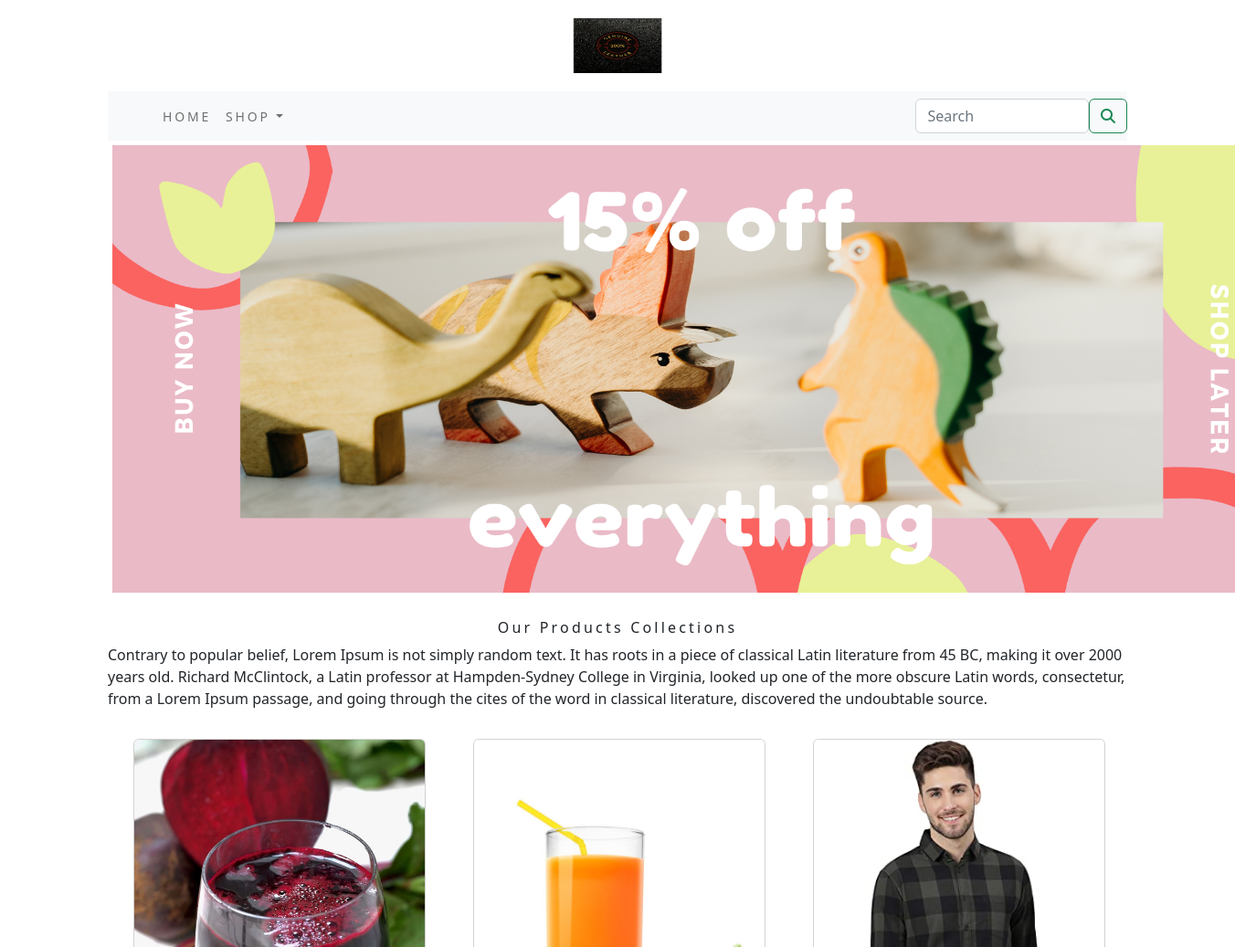
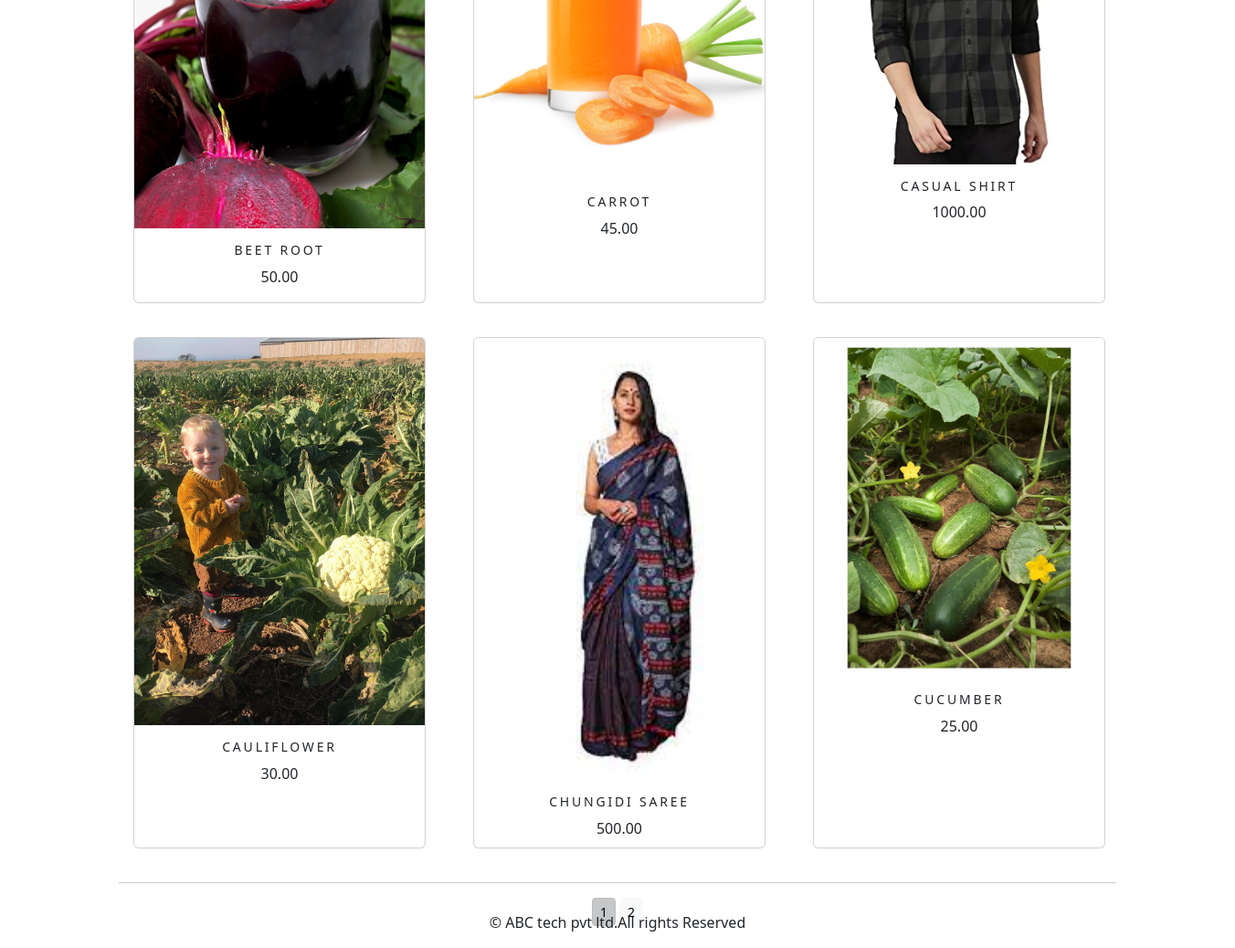
The app's page /shop/ with its own data (2 pictures, top to bottom).
### shop/models.py (models this page shows, shortened)
class Product(models.Model):
    objects = None
    name = models.CharField(max_length=250, unique=True)
    slug = models.SlugField(max_length=250, unique=True)
    description = models.TextField(blank=True)
    price = models.DecimalField(max_digits=10, decimal_places=2)
    category = models.ForeignKey(Category, on_delete=models.CASCADE)
    image = models.ImageField(upload_to='product', blank=True, null=True)
    stock = models.IntegerField()
    available = models.BooleanField(default=True)
    created = models.DateTimeField(auto_now_add=True)
    updated = models.DateTimeField(auto_now=True)
    def get_url(self):
        return reverse('shop:prodCatdetail', args=[self.category.slug,self.slug])
    class Meta:
        ordering = ('name',)
        verbose_name = 'product'
        verbose_name_plural = 'products'

### shop/views.py (the view)
# urls.py: path('',views.allProdCat,name='allProdCat'),
def allProdCat(request,c_slug=None):
    c_page=None
    products_list=None
    if c_slug!=None:
        c_page=get_object_or_404(Category,slug=c_slug)
        products_list=Product.objects.all().filter(category=c_page,available=True)
    else:
        products_list=Product.objects.all().filter(available=True)
    paginator=Paginator(products_list,6)
    try:
        page=int(request.GET.get('page','1'))
    except:
        page=1
    try:
        products=paginator.page(page)
    except (EmptyPage,InvalidPage):
        products=paginator.page(paginator.num_pages)
    return render(request,"category.html",{'category':c_page,'products':products})

### cart/contex_processors.py (called while the page is built)
def counter(request, cart_item=None):
    item_count = 0
    if 'admin' in request.path:
        return {}
    else:
        try:
            cart = Cart.objects.filter(cart_id=_cart_id(request))
            car_items = CartItem.objects.all().filter(cart=cart[:1])
            for cat_item in car_items:
                item_count += cat_item.quantity
        except Cart.DoesNotExist:
            item_count = 0
    return dict(item_count=item_count)

### cart/views.py (called while the page is built)
def _cart_id(request):
    cart=request.session.session_key
    if not cart:
        cart=request.session.create()
    return cart

### shop/contex_processors.py (called while the page is built)
def menu_links(request):
    links=Category.objects.all()
    return dict(links=links)

### shop/models.py (called while the page is built)
    def get_url(self):
        return reverse('shop:products_by_category', args=[self.slug])

### template/category.html (shortened to what this page needs)
{% extends 'base.html' %}
{% load static %}
{% block content %}
<div>
  {% if category %}
        <img class="my_image" src="{{category.image.url}}" alt="{{category.name}}" width="1300;" height="500;">
</div>
    <br>
<div>
          <h1 class="text-center my_title">{{category.name}}</h1>
          <p class="text=justify">{{category.description}}</p>
</div>
  {% else %}
      <div>
          <img class="my_image my_image_padding" src="{% static 'img/banner1.png' %}" alt="our products" width=1300px;" height="500px;">
      </div>
<br>
<div>
    <h1 class="text-center my_title"> Our Products Collections</h1>
    <p class="text-justify"> Contrary to popular belief, Lorem Ipsum is not simply random text. It has roots in a piece of classical Latin literature from 45 BC, making it over 2000 years old. Richard McClintock, a Latin professor at Hampden-Sydney College in Virginia, looked up one of the more obscure Latin words, consectetur, from a Lorem Ipsum passage, and going through the cites of the word in classical literature, discovered the undoubtable source.</p>
</div>
  {% endif %}
<div class="container">
    <div class="row mx_auto">
        {% for product in products.object_list %}
        <div class="my_bottom_margin col-9 col-sm-12 col-md-4 xol-lg-4">
            <div class="card text-center" style="width:20rem; height:35rem; margin: 1rem;">
                <a href="{{product.get_url}}"><img class="card-img-top my_image" src="{{product.image.url}}" alt="{{product.name}}" width="100%;"></a>
                <div class="card-body">
                    <h4>{{product.name}}</h4>
                    <p>{{product.price}}</p>
                </div>
            </div>
        </div>
        {% endfor %}
    </div>
    <div class="mx_auto">
        {% if products.paginator.num_pages > 1 %}
        <hr>
        <div class="text-center">
            {% for pg in products.paginator.page_range %}
                <a href="?page={{pg}}" class="btn btn-light btn-sm {% if products.number == pg %} active {% endif %}">{{pg}}</a>
            {% endfor %}
        </div>
            {% endif %}
    </div>
    <br>
</div>
{% endblock %}

### template/base.html (shortened to what this page needs)
{% load static %}
<!DOCTYPE html>
<html lang="en">
<head>
    <link rel="stylesheet" href="{% static 'css/custom.css' %}">
        <link rel="stylesheet" href="{% static 'css/bootstrap.rtl.min.css' %}">
</head>
<body>
<div class="container">
{% include 'header.html' %}
{% include 'nav.html' %}
{% block content %}
{% endblock %}
</div>
</body>
{% include 'footer.html' %}
</html>

### template/header.html
{% load static %}
<header>
        <center>
        <div>
                <a href="{%url 'shop:allProdCat' %}"> <img src="{% static 'img/logo1.png' %}" alt="logimage" width="130px;" height="100px;"></a>
        </div>
        </center>
</header>

### template/nav.html (shortened to what this page needs)
<nav class="navbar navbar-expand-lg navbar-light bg-light">
  <div class="container-fluid">
    <div>
    <div class="collapse navbar-collapse" id="navbarSupportedContent">
      <ul class="navbar-nav me-auto mb-2 mb-lg-0">
        <li class="nav-item">
          <a class="nav-link" href="#">Home</a>
        </li>
        <li class="nav-item dropdown {% if 'shop' in request.path %} active {% endif %}">
          <a class="nav-link dropdown-toggle" href="#" role="button" data-bs-toggle="dropdown" aria-expanded="false">
            Shop
          </a>
        </li>
      </ul>
      </div>
       </div>
  </div>
      <div>
      <form class="d-flex" action="{% url 'search_app:SearchResult' %}" method="get">
        <input class="form-control me-2" type="search" placeholder="Search" name="q" aria-label="Search">
        <button class="btn btn-outline-success" type="submit"><i class="fa fa-search"></i></button>
      </form>
      </div>
</nav>

### template/footer.html
<center>
  <footer class="fixed-bottom">
      <p>&copy; ABC tech pvt ltd.All rights Reserved</p>
  </footer>
 </center>

### static/css/custom.css (style rules this page uses)
html { height:100%; }
body { display: flex; min-height: 100vh; flex-direction: column; justify-content: space_between; }
.nav-item { letter-spacing : .2em; font-size :14px; text-transform : uppercase; }
.my_image { width:100% height:auto; }
.my_title { font-size:16px; text_transform:uppercase; letter-spacing:.2em; }
.my_image_padding { padding:5px; }
.my_bottom_margin { margin-bottom:5px; }
.card-body h4 { font-size:14px; text-transform:uppercase; letter-spacing:.2em; }

### records on screen
Product: image (picture), name "BEET ROOT", price "50.00"
Product: image (picture), name "CARROT", price "45.00"
Product: image (picture), name "CASUAL SHIRT", price "1000.00"
Product: image (picture), name "CAULIFLOWER", price "30.00"
Product: image (picture), name "CHUNGIDI SAREE", price "500.00"
Product: image (picture), name "CUCUMBER", price "25.00"

### other values on screen
{{ pg }} "1" "2"
